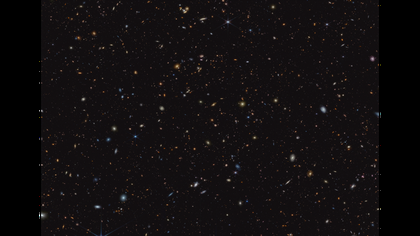
%> input picture TODOs/lec8/images/galaxy.png, 420 x 236 px, shrunk from 1280 x 720 before the run
$ octave LargeStars.m   (GNU Octave 9; MATLAB toolbox functions it lacks are replaced by stand-ins)
%> lines starting %> are read from the running program, lines starting %| are printed output that depends on the picture; in (x1, y1, x2, y2) boxes, pixels count from 0 and x2, y2 are one past the last pixel; in counts of white or black regions, pixels touching at a corner belong together; the program's own positions count from 1
### GenericCode/my_convolution.m
function output_image = my_convolution(input_image, kernel)
  [rows, cols] = size(input_image);
%> rows = 236; cols = 420
  [k_rows, k_cols] = size(kernel);
  pad_size = floor([k_rows k_cols] / 2);
  % Pad size for add padding like if 3x3 filter then 1 col and 1 row should
  % be padded as 3/2 = 1.5 = 1

  % Pad the input image with zeros to avoid boundary effects
  padded_image = padarray(input_image, pad_size, 'both');
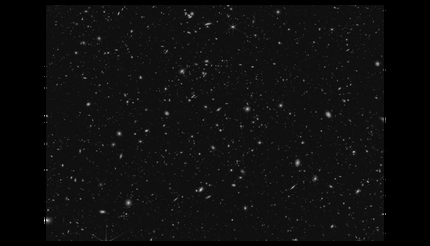
%> padded_image: size 246x430 double; min 0, max 255, mean 14
  % padarray is built function it take img, pad size and direction, from
  % both mean top,bottom,left right. you can see more details on https://www.mathworks.com/help/images/ref/padarray.html

  output_image = zeros(rows, cols);
  for i = 1:rows
    for j = 1:cols
      % Extract image neighborhood based on kernel size and padding
      image_window = padded_image(i:i+k_rows-1, j:j+k_cols-1);
      % Perform element-wise multiplication and summation (dot product)
      % in matlab .* do autoo element wise multiplication
      product = image_window .* kernel;
      new = reshape(product, 1, []);
      output_image(i, j) = sum(new);
    end
  end
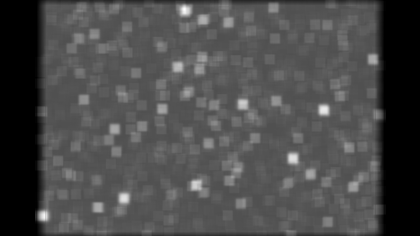
%> output_image: size 236x420 double; min 0, max 50.3, mean 14.7; drawn with min black and max white
end

### TODOs/lec8/LargeStars.m
% import convultion/average code
addpath('../../GenericCode/')

% Define Img
img = double(rgb2gray(imread('./galaxy.png')));
% imshow(uint8(img))

% increase this size to get rid of small stars
size = 10;
filter = (1/(size*size))*ones(size,size);

% Blur or try to remove small stars
blur_img = my_convolution(img, filter);
% imshow(uint8(blur_img))

% creates a binary image of that mask, 0.1 is threshold value on which we want the values to be white or black
binary_img = imbinarize(uint8(blur_img), 0.1);
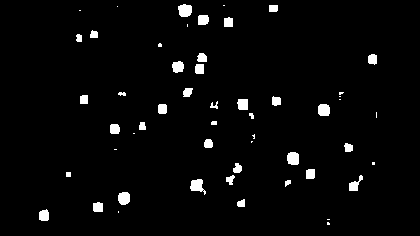
%> binary_img: size 236x420 logical; 2.9% white; 53 white regions (17 under 20 px), largest, box (x1, y1, x2, y2) and area: (178, 4, 192, 17) 150, (190, 179, 206, 195) 147, (287, 152, 299, 165) 139
%imshow(binary_img);

% Apply binary to original img, means multiply pixels so whose value is 0
% will show complete black and other will same
final_image = apply_mask(img,binary_img);
imshow(uint8(final_image));


function result = apply_mask(image, mask)
   [r, c] = size(image);
%> r = 236; c = 420
   img = zeros(r, c);
   for i = 1:r
      for j = 1:c
         img(i, j) = image(i , j) * mask(i, j);
      end
   end
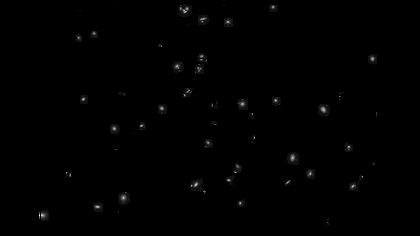
%> img: size 236x420 double; min 0, max 255, mean 1
    result = img;
end

$ run again, with TODOs/lec8/images/20x20.png copied over TODOs/lec8/images/galaxy.png
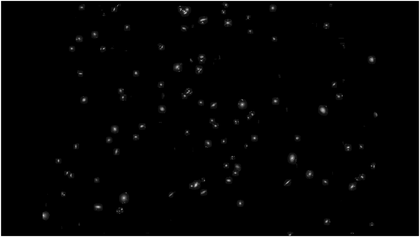
%> input picture TODOs/lec8/images/20x20.png, 420 x 237 px, shrunk from 1340 x 756 before the run
%> `binary_img = imbinarize(uint8(blur_img), 0.1);`:
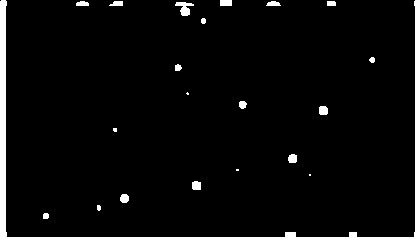
%> binary_img: size 237x420 logical; 3.7% white; 24 white regions (4 under 20 px), largest, box (x1, y1, x2, y2) and area: (0, 0, 7, 237) 1431, (414, 0, 420, 237) 1195, (175, 2, 194, 16) 142
%> after the loop in apply_mask, `for i = 1:r`:
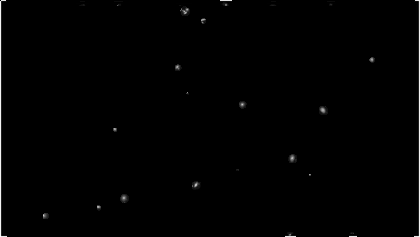
%> img: size 237x420 double; min 0, max 254, mean 1.8
